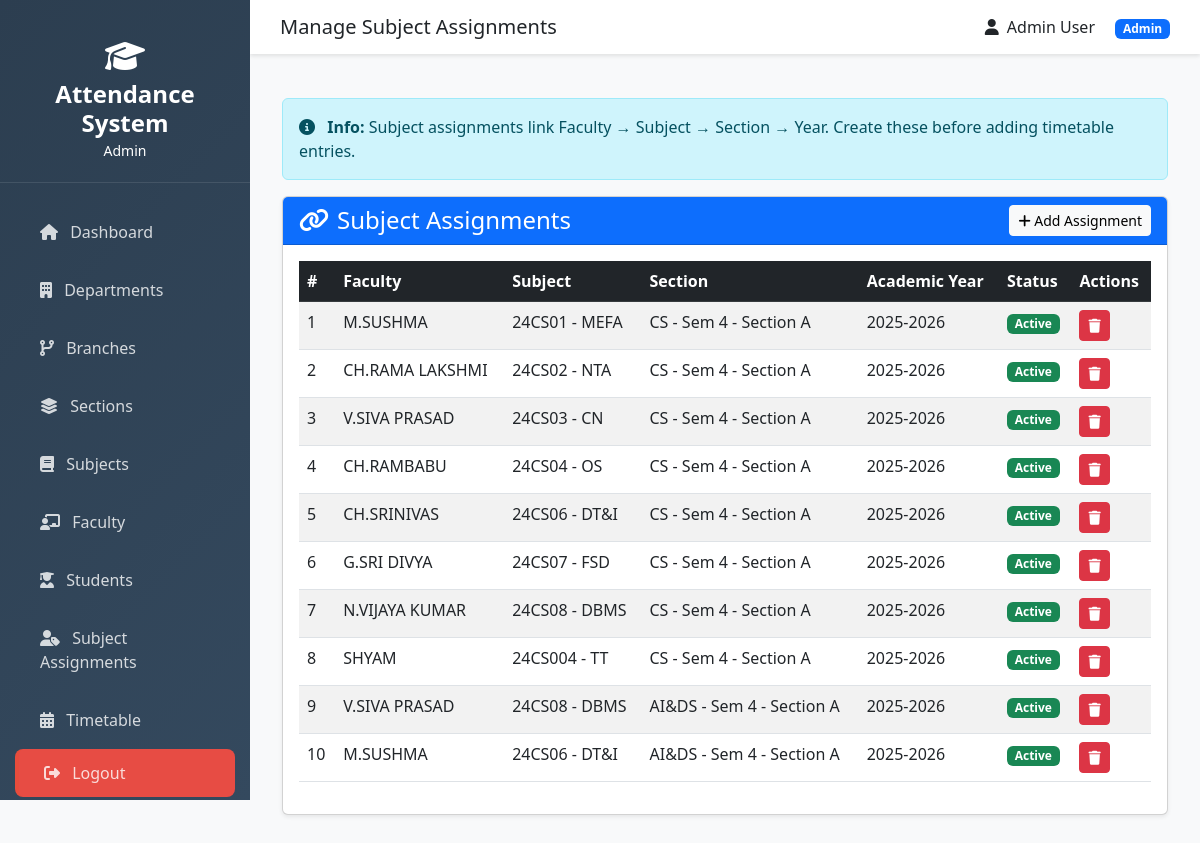
/manage/subject-assignments/ (signed in), run on the app's committed database.
### attendance/models.py (models this page shows, shortened)
class User(AbstractUser):
    ROLE_CHOICES = [
        ('admin', 'Admin'),
        ('faculty', 'Faculty'),
        ('student', 'Student'),
    ]
    role = models.CharField(max_length=10, choices=ROLE_CHOICES)
    phone = models.CharField(max_length=15, blank=True, null=True)
    created_at = models.DateTimeField(auto_now_add=True)
    updated_at = models.DateTimeField(auto_now=True)
    class Meta:
        db_table = 'users'
        verbose_name = 'User'
        verbose_name_plural = 'Users'

class SubjectAssignment(models.Model):
    faculty = models.ForeignKey(Faculty, on_delete=models.CASCADE, related_name='subject_assignments')
    subject = models.ForeignKey(Subject, on_delete=models.CASCADE)
    section = models.ForeignKey(Section, on_delete=models.CASCADE, related_name='subject_assignments')
    academic_year = models.ForeignKey(AcademicYear, on_delete=models.CASCADE)
    is_active = models.BooleanField(default=True)
    created_at = models.DateTimeField(auto_now_add=True)
    class Meta:
        db_table = 'subject_assignments'
        unique_together = ['faculty', 'subject', 'section', 'academic_year']

class Faculty(models.Model):
    user = models.OneToOneField(User, on_delete=models.CASCADE, related_name='faculty_profile')
    employee_id = models.CharField(max_length=20, unique=True)
    department = models.ForeignKey(Department, on_delete=models.CASCADE, related_name='faculty_members')
    designation = models.CharField(max_length=50)
    qualification = models.CharField(max_length=100)
    date_of_joining = models.DateField()
    class Meta:
        db_table = 'faculty'
        verbose_name_plural = 'Faculty'

class Subject(models.Model):
    SUBJECT_TYPE_CHOICES = [
        ('theory', 'Theory'),
        ('practical', 'Practical'),
        ('both', 'Theory & Practical'),
    ]
    name = models.CharField(max_length=100)
    code = models.CharField(max_length=20, unique=True)
    branch = models.ForeignKey(Branch, on_delete=models.CASCADE, related_name='subjects')
    semester = models.IntegerField(validators=[MinValueValidator(1), MaxValueValidator(8)])
    subject_type = models.CharField(max_length=10, choices=SUBJECT_TYPE_CHOICES, default='theory')
    credits = models.IntegerField(default=3)
    created_at = models.DateTimeField(auto_now_add=True)
    class Meta:
        db_table = 'subjects'
        ordering = ['branch', 'semester', 'name']

class Section(models.Model):
    branch = models.ForeignKey(Branch, on_delete=models.CASCADE, related_name='sections')
    name = models.CharField(max_length=10)  # e.g., A, B, C
    semester = models.IntegerField(validators=[MinValueValidator(1), MaxValueValidator(8)])
    academic_year = models.ForeignKey(AcademicYear, on_delete=models.CASCADE)
    capacity = models.IntegerField(default=60)
    created_at = models.DateTimeField(auto_now_add=True)
    class Meta:
        db_table = 'sections'
        ordering = ['branch', 'semester', 'name']
        unique_together = ['branch', 'semester', 'name', 'academic_year']
    def __str__(self):
        return f"{self.branch.code} - Sem {self.semester} - Section {self.name}"

class Branch(models.Model):
    department = models.ForeignKey(Department, on_delete=models.CASCADE, related_name='branches')
    name = models.CharField(max_length=100)
    code = models.CharField(max_length=10)
    duration_years = models.IntegerField(default=4)
    created_at = models.DateTimeField(auto_now_add=True)
    class Meta:
        db_table = 'branches'
        ordering = ['department', 'name']
        unique_together = ['department', 'code']

class AcademicYear(models.Model):
    year = models.CharField(max_length=20, unique=True)  # e.g., "2024-2025"
    start_date = models.DateField()
    end_date = models.DateField()
    is_active = models.BooleanField(default=True)
    created_at = models.DateTimeField(auto_now_add=True)
    class Meta:
        db_table = 'academic_years'
        ordering = ['-start_date']

### attendance/views.py (the view, shortened to what this page needs)
# urls.py: path('manage/subject-assignments/', views.manage_subject_assignments, name='manage_subject_assignments'),
@login_required
@role_required('admin')
def manage_subject_assignments(request):
    assignments = SubjectAssignment.objects.select_related(
        'faculty__user',
        'subject',
        'section',
        'academic_year'
    ).all()
    faculties = Faculty.objects.select_related('user').all()
    subjects = Subject.objects.all()
    sections = Section.objects.select_related('branch').all()
    context = {
        'assignments': assignments,
        'faculties': faculties,
        'subjects': subjects,
        'sections': sections,
    }
    return render(request, 'admin/manage_subject_assignments.html', context)

### attendance/templates/admin/manage_subject_assignments.html (shortened to what this page needs)
{% extends 'base.html' %}
{% block page_title %}Manage Subject Assignments{% endblock %}
{% block content %}
<div class="container-fluid py-4">
    <div class="row">
        <div class="col-12">
            <div class="alert alert-info">
                <i class="fas fa-info-circle me-2"></i>
                <strong>Info:</strong> Subject assignments link Faculty → Subject → Section → Year. Create these before adding timetable entries.
            </div>
        </div>
    </div>
    <div class="row">
        <div class="col-12">
            <div class="card shadow-sm">
                <div class="card-header bg-primary text-white d-flex justify-content-between align-items-center">
                    <h4 class="mb-0"><i class="fas fa-link me-2"></i>Subject Assignments</h4>
                    <button type="button" class="btn btn-light btn-sm" data-bs-toggle="modal" data-bs-target="#addAssignmentModal">
                        <i class="fas fa-plus"></i> Add Assignment
                    </button>
                </div>
                <div class="card-body">
                    <div class="table-responsive">
                        <table class="table table-hover table-striped">
                            <thead class="table-dark">
                                <tr>
                                    <th>#</th>
                                    <th>Faculty</th>
                                    <th>Subject</th>
                                    <th>Section</th>
                                    <th>Academic Year</th>
                                    <th>Status</th>
                                    <th>Actions</th>
                                </tr>
                            </thead>
                            <tbody>
                                {% for assignment in assignments %}
                                <tr>
                                    <td>{{ forloop.counter }}</td>
                                    <td>{{ assignment.faculty.user.get_full_name }}</td>
                                    <td>{{ assignment.subject.code }} - {{ assignment.subject.name }}</td>
                                    <td>{{ assignment.section }}</td>
                                    <td>{{ assignment.academic_year.year }}</td>
                                    <td>
                                        {% if assignment.is_active %}
                                            <span class="badge bg-success">Active</span>
                                        {% else %}
                                            <span class="badge bg-secondary">Inactive</span>
                                        {% endif %}
                                    </td>
                                    <td>
                                        <button class="btn btn-sm btn-danger" data-bs-toggle="modal" data-bs-target="#deleteModal{{ assignment.id }}">
                                            <i class="fas fa-trash"></i>
                                        </button>
                                    </td>
                                </tr>
                                {% empty %}
                                <tr>
                                    <td colspan="7" class="text-center">No assignments found. Create one to enable timetable entries.</td>
                                </tr>
                                {% endfor %}
                            </tbody>
                        </table>
                    </div>
                </div>
            </div>
        </div>
    </div>
</div>
{% endblock %}

### attendance/templates/base.html (shortened to what this page needs)
<!DOCTYPE html>
<html lang="en">
<head>
    <link href="https://cdnjs.cloudflare.com/ajax/libs/bootstrap/5.3.0/css/bootstrap.min.css" rel="stylesheet">
    <link href="https://cdnjs.cloudflare.com/ajax/libs/font-awesome/6.4.0/css/all.min.css" rel="stylesheet">
</head>
<body>
    {% if user.is_authenticated %}
    <div class="sidebar">
        <div class="logo">
            <i class="fas fa-graduation-cap fa-2x mb-2"></i>
            <h4>Attendance System</h4>
            <small>{{ user.get_role_display }}</small>
        </div>
        <nav class="nav flex-column">
            <a class="nav-link" href="{% url 'dashboard' %}">
                <i class="fas fa-home me-2"></i> Dashboard
            </a>
            {% if user.role == 'admin' %}
                <a class="nav-link" href="{% url 'manage_departments' %}">
                    <i class="fas fa-building me-2"></i> Departments
                </a>
                <a class="nav-link" href="{% url 'manage_branches' %}">
                    <i class="fas fa-code-branch me-2"></i> Branches
                </a>
                <a class="nav-link" href="{% url 'manage_sections' %}">
                    <i class="fas fa-layer-group me-2"></i> Sections
                </a>
                <a class="nav-link" href="{% url 'manage_subjects' %}">
                    <i class="fas fa-book me-2"></i> Subjects
                </a>
                <a class="nav-link" href="{% url 'manage_faculty' %}">
                    <i class="fas fa-chalkboard-teacher me-2"></i> Faculty
                </a>
                <a class="nav-link" href="{% url 'manage_students' %}">
                    <i class="fas fa-user-graduate me-2"></i> Students
                </a>
                <a class="nav-link" href="{% url 'manage_subject_assignments' %}">
                    <i class="fas fa-user-tag me-2"></i> Subject Assignments
                </a>
                <a class="nav-link" href="{% url 'manage_timetable' %}">
                    <i class="fas fa-calendar-alt me-2"></i> Timetable
                </a>
            {% endif %}
            <a class="nav-link logout" href="{% url 'logout' %}">
                <i class="fas fa-sign-out-alt me-2"></i> Logout
            </a>
        </nav>
    </div>
    <div class="main-content">
        <div class="top-navbar">
            <h5 class="mb-0">{% block page_title %}Dashboard{% endblock %}</h5>
            <div>
                <span class="me-3"><i class="fas fa-user me-2"></i>{{ user.get_full_name }}</span>
                <span class="badge bg-primary">{{ user.get_role_display }}</span>
            </div>
        </div>
        {% block content %}{% endblock %}
    </div>
    {% else %}
        {% block login_content %}{% endblock %}
    {% endif %}
</body>
</html>

### attendance/templates/base.html (style rules this page uses)
:root { --primary-color: #2c3e50; --secondary-color: #3498db; --success-color: #27ae60; --danger-color: #e74c3c; --warning-color: #f39c12; --info-color: #16a085; }
body { font-family: 'Segoe UI', Tahoma, Geneva, Verdana, sans-serif; background-color: #f8f9fa; }
.sidebar { min-height: 100vh; background: linear-gradient(135deg, var(--primary-color), #34495e); color: white; position: fixed; top: 0; left: 0; width: 250px; padding: 20px 0; z-index: 1000; display: flex; flex-direction: column; height: 100vh; }
.sidebar .nav { flex-grow: 1; display: flex; flex-direction: column; }
.sidebar .nav-link.logout { margin-top: auto; background: rgba(231, 76, 68, 8.1); border-left: 4px solid #e74c3c; }
.sidebar .logo { text-align: center; padding: 20px; border-bottom: 1px solid rgba(255,255,255,0.1); margin-bottom: 20px; }
.sidebar .logo h4 { margin: 0; font-weight: 600; }
.sidebar .nav-link { color: rgba(255,255,255,0.8); padding: 12px 25px; margin: 5px 15px; border-radius: 8px; transition: all 0.3s; }
.main-content { margin-left: 250px; padding: 20px; }
.top-navbar { background: white; padding: 15px 30px; margin: -20px -20px 20px -20px; box-shadow: 0 2px 4px rgba(0,0,0,0.1); display: flex; justify-content: space-between; align-items: center; }

### data on the page
User: role "Admin", get_full_name "Admin User"
SubjectAssignment: faculty.user.get_full_name "M.SUSHMA", subject.code "24CS01", subject.name "MEFA", section "CS - Sem 4 - Section A", academic_year.year "2025-2026", is_active "Active"
SubjectAssignment: faculty.user.get_full_name "CH.RAMA LAKSHMI", subject.code "24CS02", subject.name "NTA", section "CS - Sem 4 - Section A", academic_year.year "2025-2026", is_active "Active"
SubjectAssignment: faculty.user.get_full_name "V.SIVA PRASAD", subject.code "24CS03", subject.name "CN", section "CS - Sem 4 - Section A", academic_year.year "2025-2026", is_active "Active"
SubjectAssignment: faculty.user.get_full_name "CH.RAMBABU", subject.code "24CS04", subject.name "OS", section "CS - Sem 4 - Section A", academic_year.year "2025-2026", is_active "Active"
SubjectAssignment: faculty.user.get_full_name "CH.SRINIVAS", subject.code "24CS06", subject.name "DT&I", section "CS - Sem 4 - Section A", academic_year.year "2025-2026", is_active "Active"
SubjectAssignment: faculty.user.get_full_name "G.SRI DIVYA", subject.code "24CS07", subject.name "FSD", section "CS - Sem 4 - Section A", academic_year.year "2025-2026", is_active "Active"
SubjectAssignment: faculty.user.get_full_name "N.VIJAYA KUMAR", subject.code "24CS08", subject.name "DBMS", section "CS - Sem 4 - Section A", academic_year.year "2025-2026", is_active "Active"
SubjectAssignment: faculty.user.get_full_name "SHYAM", subject.code "24CS004", subject.name "TT", section "CS - Sem 4 - Section A", academic_year.year "2025-2026", is_active "Active"
SubjectAssignment: faculty.user.get_full_name "V.SIVA PRASAD", subject.code "24CS08", subject.name "DBMS", section "AI&DS - Sem 4 - Section A", academic_year.year "2025-2026", is_active "Active"
SubjectAssignment: faculty.user.get_full_name "M.SUSHMA", subject.code "24CS06", subject.name "DT&I", section "AI&DS - Sem 4 - Section A", academic_year.year "2025-2026", is_active "Active"
